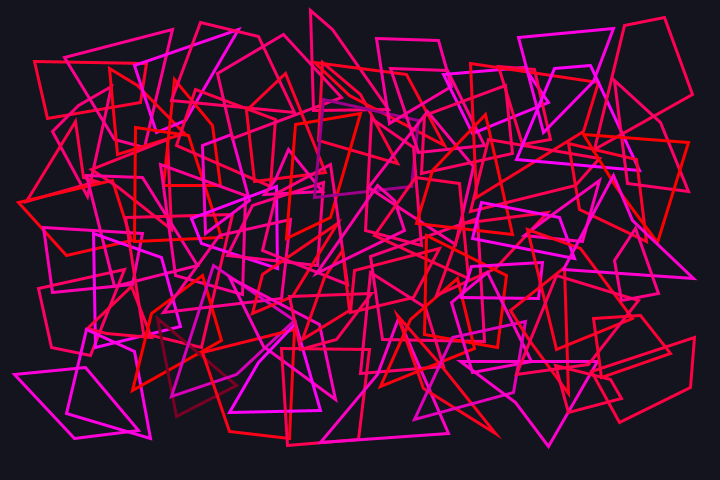
Frame 1 (no input)
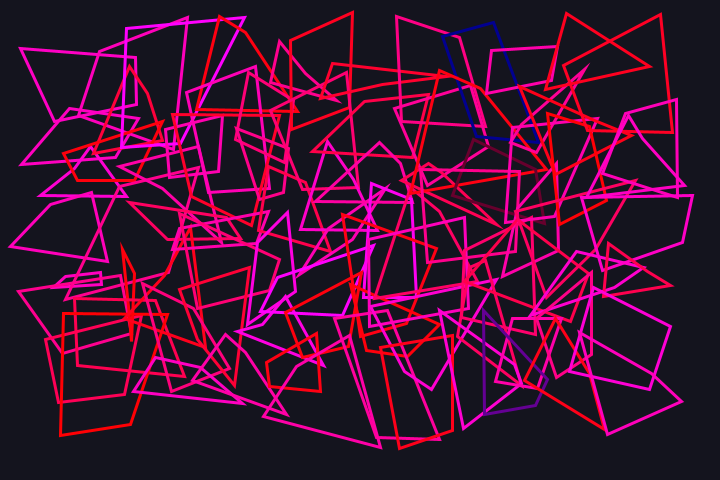
Frame 60 (the mouse pressed at the canvas centre just before this capture)
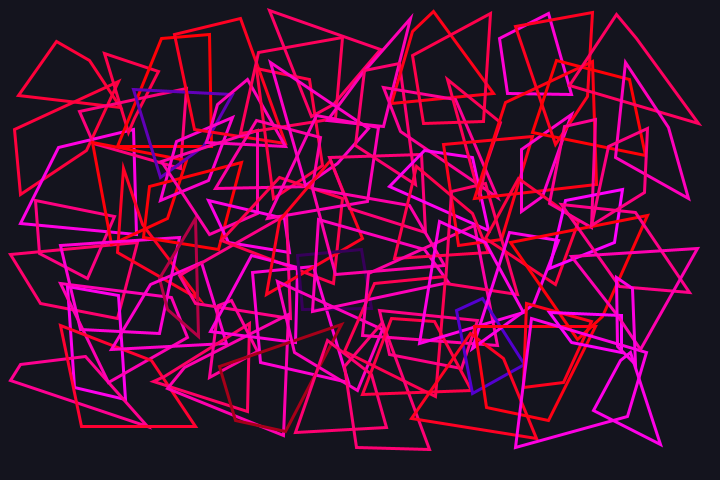
Frame 120 (the mouse held since frame 60 and released just before this capture)

The Processing sketch that drew these frames (run headless with seeded random() and noise(); from frame 60 on, the mouse is pressed at the canvas centre):

// Processing sketch: sketch32
// ── sketch32.pde

int grid = 50;
int margin = 80; 

void setup() { 
  size(720, 480);
 
}

void draw() { 
  background(20, 20, 30);
  noFill();
  stroke(270);
  
  float d = 70;
  
 for (int i = margin; i<width-margin; i+= grid) {
   for (int j= margin; j<height-margin; j+= grid) {
     
  float x1 = -random(d);
  float y1 = -random(d);
  float x2 = random(d);
  float y2 = -random(d);
  float x3 = random(d);
  float y3 = random(d);
  float x4 = -random(d);
  float y4 = random(d);
  
  stroke(random(4500),random(1),random(255));
  strokeWeight(3);
     pushMatrix();
     translate(i, j);
      quad(x1, y1, x2, y2, x3, y3, x4, y4);
      popMatrix();
   }
 }

 
}
